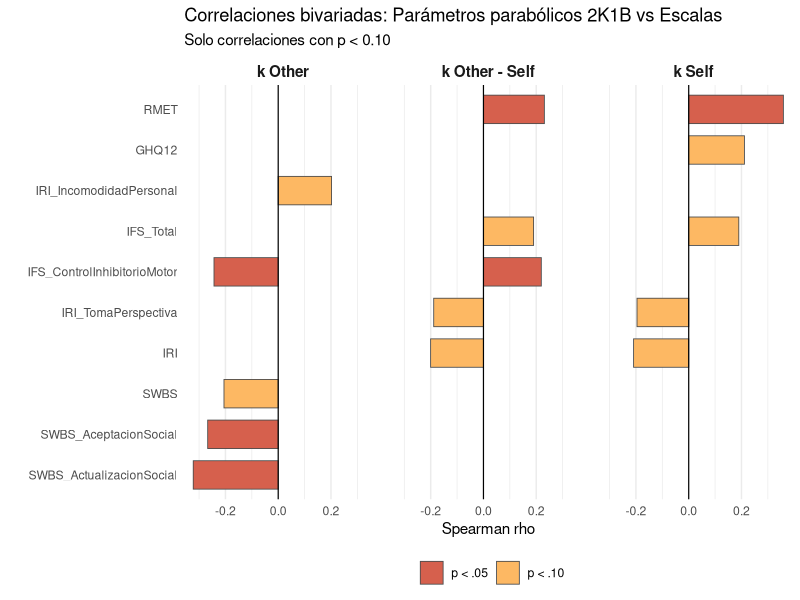

The R script that drew this image: (Note: this script raises an error after producing the figure.)


## Correlaciones entre parámetros del modelo parabólico 2K1B y escalas psicológicas/clínicas
# Diego Garrido Cerpa - Viña del Mar 2026


# Librerías

library(tidyverse)
library(Hmisc)

# Cargar datos
df <- read.csv("dataset_full.csv", stringsAsFactors = FALSE)

# Filtrar por grupo
# df = subset(df, grupo!="0")

# Variables dependientes (modelo parabólico) 
vd_names <- c("p_2k1b_k_self", "p_2k1b_k_other", "p_2k1b_diff_k")
vd_labels <- c(p_2k1b_k_self = "k Self", p_2k1b_k_other = "k Other", p_2k1b_diff_k = "k Other - Self")


# Escalas (totales y subdimensiones)
# Excluidas: 
# AIM_DIRt (categorica), 
# ASSIST_Total_DIRd (duplicado de ASSIST_DIRt)
# PSQQ y subdimensiones
# AIM y subdimensiones
escalas <- c(
  # Totales
  "CSI_DIRt", "GHQ12_DIRt", "IRI_DIRt", "LSNS_DIRt", "MAIA_DIRt",
  "PSQQ_DIRt", "PSS_DIRt", "RMET_DIRt", "SASS_DIRt", "SWBS_DIRt",
  "UCLA_DIRt", "WAST_DIRt", "ASSIST_DIRt",
  # DASS21
  "DASS21_depresion_DIRd", "DASS21_ansiedad_DIRd", "DASS21_estres_DIRd",
  # IFS (total + 8 subdimensiones)
  "IFS_Total_DIRd",
  "IFS_SeriesMotoras_DIRd", "IFS_InstruccionesConflictivas_DIRd",
  "IFS_ControlInhibitorioMotor_DIRd", "IFS_RepeticionDigitosAtras_DIRd",
  "IFS_MesesAtras_DIRd", "IFS_MemoriaTrabajoVisual_DIRd",
  "IFS_Refranes_DIRd", "IFS_ControlInhibitorioVerbal_DIRd",
  # IRI (4 subdimensiones)
  "IRI_TomaPerspectiva_DIRd", "IRI_Fantasia_DIRd",
  "IRI_PreocupacionEmpatica_DIRd", "IRI_IncomodidadPersonal_DIRd",
  # LSNS
  "LSNS_Familiares_DIRd", "LSNS_Amistados_DIRd",
  # MAIA (8 subdimensiones)
  "MAIA_Percibir_DIRd", "MAIA_AusenciaDistraccion_DIRd",
  "MAIA_AusenciaPreocupacion_DIRd", "MAIA_RegulacionAtencion_DIRd",
  "MAIA_ConcienciaEmocional_DIRd", "MAIA_Autorregulacion_DIRd",
  "MAIA_EscuchaCuerpo_DIRd", "MAIA_Confianza_DIRd",
  # SWBS (5 subdimensiones)
  "SWBS_IntegracionSocial_DIRd", "SWBS_AceptacionSocial_DIRd",
  "SWBS_ContribucionSocial_DIRd", "SWBS_ActualizacionSocial_DIRd",
  "SWBS_CoherenciaSocial_DIRd",
  # ASSIST (subdimensiones; el total ya esta como ASSIST_DIRt)
  "ASSIST_ConsumoDrogasLegales_DIRd", "ASSIST_ConsumoDrogasIlegales_DIRd"
)

# Preparar datos
df_analisis <- df %>%
  select(all_of(c(vd_names, escalas))) %>%
  mutate(across(everything(), as.numeric))

cat("N por columna:", nrow(df_analisis) - colSums(is.na(df_analisis)), "\n")


# Correlaciones de Spearman
corr <- rcorr(as.matrix(df_analisis), type = "spearman")

corr_df <- expand.grid(VD = vd_names, Escala = escalas, stringsAsFactors = FALSE) %>%
  rowwise() %>%
  mutate(
    rho = corr$r[VD, Escala],
    p_value = corr$P[VD, Escala],
    sig = case_when(
      p_value < 0.001 ~ "***",
      p_value < 0.01  ~ "**",
      p_value < 0.05  ~ "*",
      p_value < 0.10  ~ ".",
      TRUE ~ ""
    )
  ) %>%
  ungroup()


# Imprimir significativas p < 0.10
cat("\n--- Correlaciones significativas (p < 0.05) ---\n")
corr_df %>% filter(p_value < 0.05) %>% 
  arrange(VD, p_value) %>% 
  print(n = 50)

cat("\n--- Tendencias (p < 0.10) ---\n")
corr_df %>% filter(p_value >= 0.05, p_value < 0.10) %>% 
  arrange(VD, p_value) %>% 
  print(n = 50)


# Gráfico: Barplot de rho por VD (solo significativas y tendencias)
plot_df <- corr_df %>%
  filter(!is.na(p_value), p_value < 0.10) %>%
  mutate(
    Escala_label = gsub("_DIRt|_DIRd", "", Escala),
    VD_label = vd_labels[VD],
    sig_color = case_when(
      p_value < 0.05 ~ "p < .05",
      p_value < 0.10 ~ "p < .10"
    )
  )

if (nrow(plot_df) == 0) {
  cat("\n-> No hay correlaciones con p < 0.10; no se genera grafico.\n")
} else {
  p <- ggplot(plot_df, aes(x = reorder(Escala_label, rho),
                           y = rho, fill = sig_color)) +
    geom_col(width = 0.7, color = "gray30", linewidth = 0.3) +
    geom_hline(yintercept = 0, linewidth = 0.4) +
    coord_flip() +
    facet_wrap(~VD_label, ncol = 3) +
    scale_fill_manual(values = c("p < .05" = "#D6604D",
                                 "p < .10" = "#FDB863")) +
    labs(x = "", y = "Spearman rho", fill = "",
         title = "Correlaciones bivariadas: Parámetros parabólicos 2K1B vs Escalas",
         subtitle = "Solo correlaciones con p < 0.10") +
    theme_minimal(base_size = 11) +
    theme(
      strip.text = element_text(face = "bold", size = 11),
      legend.position = "bottom",
      panel.grid.major.y = element_blank()
    )

  ggsave("correlaciones_bivariadas_barplot.png", p, width = 14, height = 7, dpi = 150)
  cat("\n-> Guardado: correlaciones_bivariadas_barplot.png\n")
}






########################################################
## Correlaciones entre slopes de EFFORT escalas psicológicas/clínicas


# Cargar datos
df_effort <- read.csv("dataset_final.csv", stringsAsFactors = FALSE)

# Filtrar por grupo
# df_effort = subset(df_effort, grupo!="1")

# Variables dependientes (slopes de effort)
vd_names <- c("effort_self", "effort_other", "diff_effort")
vd_labels <- c(effort_self = "Effort Self", effort_other = "Effort Other", diff_effort = "Effort Other - Self")


# Escalas (totales y subdimensiones)
# Excluidas: 
# AIM_DIRt (categorica), 
# ASSIST_Total_DIRd (duplicado de ASSIST_DIRt)
# PSQQ y subdimensiones
# AIM y subdimensiones
escalas <- c(
  # Totales
  "CSI_DIRt", "GHQ12_DIRt", "IRI_DIRt", "LSNS_DIRt", "MAIA_DIRt",
  "PSQQ_DIRt", "PSS_DIRt", "RMET_DIRt", "SASS_DIRt", "SWBS_DIRt",
  "UCLA_DIRt", "WAST_DIRt", "ASSIST_DIRt",
  # DASS21
  "DASS21_depresion_DIRd", "DASS21_ansiedad_DIRd", "DASS21_estres_DIRd",
  # IFS (total + 8 subdimensiones)
  "IFS_Total_DIRd",
  "IFS_SeriesMotoras_DIRd", "IFS_InstruccionesConflictivas_DIRd",
  "IFS_ControlInhibitorioMotor_DIRd", "IFS_RepeticionDigitosAtras_DIRd",
  "IFS_MesesAtras_DIRd", "IFS_MemoriaTrabajoVisual_DIRd",
  "IFS_Refranes_DIRd", "IFS_ControlInhibitorioVerbal_DIRd",
  # IRI (4 subdimensiones)
  "IRI_TomaPerspectiva_DIRd", "IRI_Fantasia_DIRd",
  "IRI_PreocupacionEmpatica_DIRd", "IRI_IncomodidadPersonal_DIRd",
  # LSNS
  "LSNS_Familiares_DIRd", "LSNS_Amistados_DIRd",
  # MAIA (8 subdimensiones)
  "MAIA_Percibir_DIRd", "MAIA_AusenciaDistraccion_DIRd",
  "MAIA_AusenciaPreocupacion_DIRd", "MAIA_RegulacionAtencion_DIRd",
  "MAIA_ConcienciaEmocional_DIRd", "MAIA_Autorregulacion_DIRd",
  "MAIA_EscuchaCuerpo_DIRd", "MAIA_Confianza_DIRd",
  # SWBS (5 subdimensiones)
  "SWBS_IntegracionSocial_DIRd", "SWBS_AceptacionSocial_DIRd",
  "SWBS_ContribucionSocial_DIRd", "SWBS_ActualizacionSocial_DIRd",
  "SWBS_CoherenciaSocial_DIRd",
  # ASSIST (subdimensiones; el total ya esta como ASSIST_DIRt)
  "ASSIST_ConsumoDrogasLegales_DIRd", "ASSIST_ConsumoDrogasIlegales_DIRd"
)

# Preparar datos
df_analisis <- df_effort %>%
  select(all_of(c(vd_names, escalas))) %>%
  mutate(across(everything(), as.numeric))

cat("N por columna:", nrow(df_analisis) - colSums(is.na(df_analisis)), "\n")


# Correlaciones de Spearman
corr <- rcorr(as.matrix(df_analisis), type = "spearman")

corr_df <- expand.grid(VD = vd_names, Escala = escalas, stringsAsFactors = FALSE) %>%
  rowwise() %>%
  mutate(
    rho = corr$r[VD, Escala],
    p_value = corr$P[VD, Escala],
    sig = case_when(
      p_value < 0.001 ~ "***",
      p_value < 0.01  ~ "**",
      p_value < 0.05  ~ "*",
      p_value < 0.10  ~ ".",
      TRUE ~ ""
    )
  ) %>%
  ungroup()


# Imprimir significativas p < 0.10
cat("\n--- Correlaciones significativas (p < 0.05) ---\n")
corr_df %>% filter(p_value < 0.05) %>% 
  arrange(VD, p_value) %>% 
  print(n = 50)

cat("\n--- Tendencias (p < 0.10) ---\n")
corr_df %>% filter(p_value >= 0.05, p_value < 0.10) %>% 
  arrange(VD, p_value) %>% 
  print(n = 50)


# Gráfico: Barplot de rho por VD (solo significativas y tendencias)
plot_df <- corr_df %>%
  filter(!is.na(p_value), p_value < 0.10) %>%
  mutate(
    Escala_label = gsub("_DIRt|_DIRd", "", Escala),
    VD_label = vd_labels[VD],
    sig_color = case_when(
      p_value < 0.05 ~ "p < .05",
      p_value < 0.10 ~ "p < .10"
    )
  )

if (nrow(plot_df) == 0) {
  cat("\n-> No hay correlaciones con p < 0.10; no se genera grafico.\n")
} else {
  p <- ggplot(plot_df, aes(x = reorder(Escala_label, rho),
                           y = rho, fill = sig_color)) +
    geom_col(width = 0.7, color = "gray30", linewidth = 0.3) +
    geom_hline(yintercept = 0, linewidth = 0.4) +
    coord_flip() +
    facet_wrap(~VD_label, ncol = 3) +
    scale_fill_manual(values = c("p < .05" = "#D6604D",
                                 "p < .10" = "#FDB863")) +
    labs(x = "", y = "Spearman rho", fill = "",
         title = "Correlaciones bivariadas: Slopes de Effort 2K1B vs Escalas",
         subtitle = "Solo correlaciones con p < 0.10") +
    theme_minimal(base_size = 11) +
    theme(
      strip.text = element_text(face = "bold", size = 11),
      legend.position = "bottom",
      panel.grid.major.y = element_blank()
    )
  
  ggsave("correlaciones_bivariadas_barplot.png", p, width = 14, height = 7, dpi = 150)
  cat("\n-> Guardado: correlaciones_bivariadas_barplot.png\n")
}










######################################
## Heatmap


# Cargar datos
df_heat <- read.csv("dataset_full_final.csv", stringsAsFactors = FALSE)

# Filtrar por grupo (opcional)
# df_heat = subset(df_heat, grupo != "0")

# Crear subdimensiones derivadas del IRI
df_heat <- df_heat %>%
  mutate(
    IRI_Cognitivo = IRI_Fantasia_DIRd + IRI_TomaPerspectiva_DIRd,
    IRI_Afectivo  = IRI_PreocupacionEmpatica_DIRd + IRI_IncomodidadPersonal_DIRd
  )

# Variables que entran en la matriz (slopes + escalas de interes).
# Editar libremente esta lista para incluir/excluir variables.
vars_heatmap <- c(
  # Slopes GLMM
  "effort_self", "effort_other", "diff_effort",
  # Escalas de interes
  "IRI_DIRt", "IRI_Cognitivo", "IRI_Afectivo",
  "MAIA_DIRt", "SASS_DIRt",
  "NASA_effort_easy_4", "NASA_effort_hard_4", "NASA_diff",
  
  # Escalas MAIA
  "MAIA_Percibir_DIRd", "MAIA_AusenciaDistraccion_DIRd",
  "MAIA_AusenciaPreocupacion_DIRd", "MAIA_RegulacionAtencion_DIRd",
  "MAIA_ConcienciaEmocional_DIRd", "MAIA_Autorregulacion_DIRd", 
  "MAIA_EscuchaCuerpo_DIRd", "MAIA_Confianza_DIRd"
  
)

# Etiquetas legibles para los ejes
var_labels <- c(
  effort_self      = "Effort Self",
  effort_other     = "Effort Other",
  diff_effort      = "Effort Other - Self",
  IRI_DIRt         = "IRI Total",
  IRI_Cognitivo    = "IRI Cognitivo",
  IRI_Afectivo     = "IRI Afectivo",
  MAIA_DIRt        = "MAIA Total",
  SASS_DIRt        = "SASS Total",
  NASA_effort_easy_4 = "NASA Effort Easy",
  NASA_effort_hard_4 = "NASA Effort Hard",
  NASA_diff          = "NASA Diff",
  
  MAIA_Percibir_DIRd = "MAIA Percibir",
  MAIA_AusenciaDistraccion_DIRd = "MAIA Ausencia Distracción",
  MAIA_AusenciaPreocupacion_DIRd = "MAIA Ausencia Preocupación",
  MAIA_RegulacionAtencion_DIRd = "MAIA Regulacion de Atención",
  MAIA_ConcienciaEmocional_DIRd = "MAIA Conciencia Emocional",
  MAIA_Autorregulacion_DIRd = "MAIA Autorregulación",
  MAIA_EscuchaCuerpo_DIRd = "MAIA Escucha del cuerpo",
  MAIA_Confianza_DIRd = "MAIA Confianza"
)

# Preparar matriz numerica
mat_heat <- df_heat %>%
  select(all_of(vars_heatmap)) %>%
  mutate(across(everything(), as.numeric)) %>%
  as.matrix()

cat("N por variable:\n")
print(colSums(!is.na(mat_heat)))

# Correlaciones de Spearman (pareadas, descarta NAs por par)
corr_h <- rcorr(mat_heat, type = "pearson")

# Pasar matrices rho y p-values a formato largo
rho_long <- as.data.frame(corr_h$r) %>%
  tibble::rownames_to_column("Var1") %>%
  pivot_longer(-Var1, names_to = "Var2", values_to = "rho")

p_long <- as.data.frame(corr_h$P) %>%
  tibble::rownames_to_column("Var1") %>%
  pivot_longer(-Var1, names_to = "Var2", values_to = "p_value")

heat_df <- rho_long %>%
  left_join(p_long, by = c("Var1", "Var2")) %>%
  mutate(
    # rcorr deja NA en la diagonal para p; rho diagonal = 1
    p_value = ifelse(Var1 == Var2, NA_real_, p_value),
    sig = case_when(
      is.na(p_value)   ~ "",
      p_value < 0.001  ~ "***",
      p_value < 0.01   ~ "**",
      p_value < 0.05   ~ "*",
      p_value < 0.10   ~ ".",
      TRUE             ~ ""
    ),
    etiqueta = ifelse(Var1 == Var2,
                      "1",
                      paste0(sprintf("%.2f", rho), sig)),
    Var1_lab = factor(var_labels[Var1], levels = var_labels[vars_heatmap]),
    Var2_lab = factor(var_labels[Var2], levels = rev(var_labels[vars_heatmap]))
  )


# Heatmap
p_heat <- ggplot(heat_df, aes(x = Var1_lab, y = Var2_lab, fill = rho)) +
  geom_tile(color = "white", linewidth = 0.4) +
  geom_text(aes(label = etiqueta), size = 3) +
  scale_fill_gradient2(
    low = "#2166AC", mid = "white", high = "#B2182B",
    midpoint = 0, limits = c(-1, 1), name = "Pearson"
  ) +
  scale_x_discrete(position = "top") +
  coord_fixed() +
  labs(
    title = "Matriz de correlaciones (Pearson)",
    subtitle = "Asteriscos: *** p<.001, ** p<.01, * p<.05, . p<.10",
    x = NULL, y = NULL
  ) +
  theme_minimal(base_size = 11) +
  theme(
    axis.text.x = element_text(angle = 45, hjust = 0, vjust = 0),
    panel.grid = element_blank(),
    legend.position = "right"
  )


print(p_heat)
ggsave("correlaciones_heatmap_experimental.png", p_heat,
       width = 10, height = 9, dpi = 150)
cat("\n-> Guardado: correlaciones_heatmap.png\n")






########################################################
## Correlaciones entre slopes de REWARD y escalas psicológicas/clínicas


# Cargar datos
df_effort <- read.csv("dataset_full.csv", stringsAsFactors = FALSE)

# Filtrar por grupo
df_effort = subset(df_effort, grupo!="1")

# Variables dependientes (slopes de effort)
vd_names <- c("reward_self", "reward_other", "diff_reward")
vd_labels <- c(reward_self = "Reward Self", reward_other = "Reward Other", diff_reward = "Reward Other - Self")


# Escalas (totales y subdimensiones)
# Excluidas: 
# AIM_DIRt (categorica), 
# ASSIST_Total_DIRd (duplicado de ASSIST_DIRt)
# PSQQ y subdimensiones
# AIM y subdimensiones
escalas <- c(
  # Totales
  "CSI_DIRt", "GHQ12_DIRt", "IRI_DIRt", "LSNS_DIRt", "MAIA_DIRt",
  "PSQQ_DIRt", "PSS_DIRt", "RMET_DIRt", "SASS_DIRt", "SWBS_DIRt",
  "UCLA_DIRt", "WAST_DIRt", "ASSIST_DIRt",
  # DASS21
  "DASS21_depresion_DIRd", "DASS21_ansiedad_DIRd", "DASS21_estres_DIRd",
  # IFS (total + 8 subdimensiones)
  "IFS_Total_DIRd",
  "IFS_SeriesMotoras_DIRd", "IFS_InstruccionesConflictivas_DIRd",
  "IFS_ControlInhibitorioMotor_DIRd", "IFS_RepeticionDigitosAtras_DIRd",
  "IFS_MesesAtras_DIRd", "IFS_MemoriaTrabajoVisual_DIRd",
  "IFS_Refranes_DIRd", "IFS_ControlInhibitorioVerbal_DIRd",
  # IRI (4 subdimensiones)
  "IRI_TomaPerspectiva_DIRd", "IRI_Fantasia_DIRd",
  "IRI_PreocupacionEmpatica_DIRd", "IRI_IncomodidadPersonal_DIRd",
  # LSNS
  "LSNS_Familiares_DIRd", "LSNS_Amistados_DIRd",
  # MAIA (8 subdimensiones)
  "MAIA_Percibir_DIRd", "MAIA_AusenciaDistraccion_DIRd",
  "MAIA_AusenciaPreocupacion_DIRd", "MAIA_RegulacionAtencion_DIRd",
  "MAIA_ConcienciaEmocional_DIRd", "MAIA_Autorregulacion_DIRd",
  "MAIA_EscuchaCuerpo_DIRd", "MAIA_Confianza_DIRd",
  # SWBS (5 subdimensiones)
  "SWBS_IntegracionSocial_DIRd", "SWBS_AceptacionSocial_DIRd",
  "SWBS_ContribucionSocial_DIRd", "SWBS_ActualizacionSocial_DIRd",
  "SWBS_CoherenciaSocial_DIRd",
  # ASSIST (subdimensiones; el total ya esta como ASSIST_DIRt)
  "ASSIST_ConsumoDrogasLegales_DIRd", "ASSIST_ConsumoDrogasIlegales_DIRd"
)

# Preparar datos
df_analisis <- df %>%
  select(all_of(c(vd_names, escalas))) %>%
  mutate(across(everything(), as.numeric))

cat("N por columna:", nrow(df_analisis) - colSums(is.na(df_analisis)), "\n")


# Correlaciones de Spearman
corr <- rcorr(as.matrix(df_analisis), type = "pearson")

corr_df <- expand.grid(VD = vd_names, Escala = escalas, stringsAsFactors = FALSE) %>%
  rowwise() %>%
  mutate(
    rho = corr$r[VD, Escala],
    p_value = corr$P[VD, Escala],
    sig = case_when(
      p_value < 0.001 ~ "***",
      p_value < 0.01  ~ "**",
      p_value < 0.05  ~ "*",
      p_value < 0.10  ~ ".",
      TRUE ~ ""
    )
  ) %>%
  ungroup()


# Imprimir significativas p < 0.10
cat("\n--- Correlaciones significativas (p < 0.05) ---\n")
corr_df %>% filter(p_value < 0.05) %>% 
  arrange(VD, p_value) %>% 
  print(n = 50)

cat("\n--- Tendencias (p < 0.10) ---\n")
corr_df %>% filter(p_value >= 0.05, p_value < 0.10) %>% 
  arrange(VD, p_value) %>% 
  print(n = 50)


# Gráfico: Barplot de rho por VD (solo significativas y tendencias)
plot_df <- corr_df %>%
  filter(!is.na(p_value), p_value < 0.10) %>%
  mutate(
    Escala_label = gsub("_DIRt|_DIRd", "", Escala),
    VD_label = vd_labels[VD],
    sig_color = case_when(
      p_value < 0.05 ~ "p < .05",
      p_value < 0.10 ~ "p < .10"
    )
  )

if (nrow(plot_df) == 0) {
  cat("\n-> No hay correlaciones con p < 0.10; no se genera grafico.\n")
} else {
  p <- ggplot(plot_df, aes(x = reorder(Escala_label, rho),
                           y = rho, fill = sig_color)) +
    geom_col(width = 0.7, color = "gray30", linewidth = 0.3) +
    geom_hline(yintercept = 0, linewidth = 0.4) +
    coord_flip() +
    facet_wrap(~VD_label, ncol = 3) +
    scale_fill_manual(values = c("p < .05" = "#D6604D",
                                 "p < .10" = "#FDB863")) +
    labs(x = "", y = "Spearman rho", fill = "",
         title = "Correlaciones bivariadas: Slopes de Reward vs Escalas",
         subtitle = "Solo correlaciones con p < 0.10") +
    theme_minimal(base_size = 11) +
    theme(
      strip.text = element_text(face = "bold", size = 11),
      legend.position = "bottom",
      panel.grid.major.y = element_blank()
    )
  
  ggsave("correlaciones_bivariadas_barplot.png", p, width = 14, height = 7, dpi = 150)
  cat("\n-> Guardado: correlaciones_bivariadas_barplot.png\n")
}
